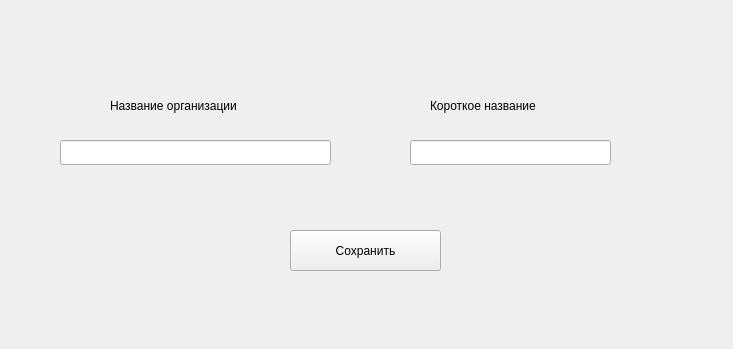
<?xml version="1.0" encoding="UTF-8"?>
<ui version="4.0">
 <class>Form</class>
 <widget class="QWidget" name="Form">
  <property name="geometry">
   <rect>
    <x>0</x>
    <y>0</y>
    <width>733</width>
    <height>349</height>
   </rect>
  </property>
  <property name="windowTitle">
   <string>Form</string>
  </property>
  <widget class="QLabel" name="label">
   <property name="geometry">
    <rect>
     <x>110</x>
     <y>90</y>
     <width>171</width>
     <height>31</height>
    </rect>
   </property>
   <property name="text">
    <string>Название организации</string>
   </property>
  </widget>
  <widget class="QLabel" name="label_2">
   <property name="geometry">
    <rect>
     <x>430</x>
     <y>90</y>
     <width>141</width>
     <height>31</height>
    </rect>
   </property>
   <property name="text">
    <string>Короткое название</string>
   </property>
  </widget>
  <widget class="QLineEdit" name="name_lineEdit">
   <property name="geometry">
    <rect>
     <x>60</x>
     <y>140</y>
     <width>271</width>
     <height>25</height>
    </rect>
   </property>
  </widget>
  <widget class="QLineEdit" name="shortname_lineEdit">
   <property name="geometry">
    <rect>
     <x>410</x>
     <y>140</y>
     <width>201</width>
     <height>25</height>
    </rect>
   </property>
  </widget>
  <widget class="QPushButton" name="save_pushButton">
   <property name="geometry">
    <rect>
     <x>290</x>
     <y>230</y>
     <width>151</width>
     <height>41</height>
    </rect>
   </property>
   <property name="text">
    <string>Сохранить</string>
   </property>
  </widget>
 </widget>
 <resources/>
 <connections/>
</ui>
